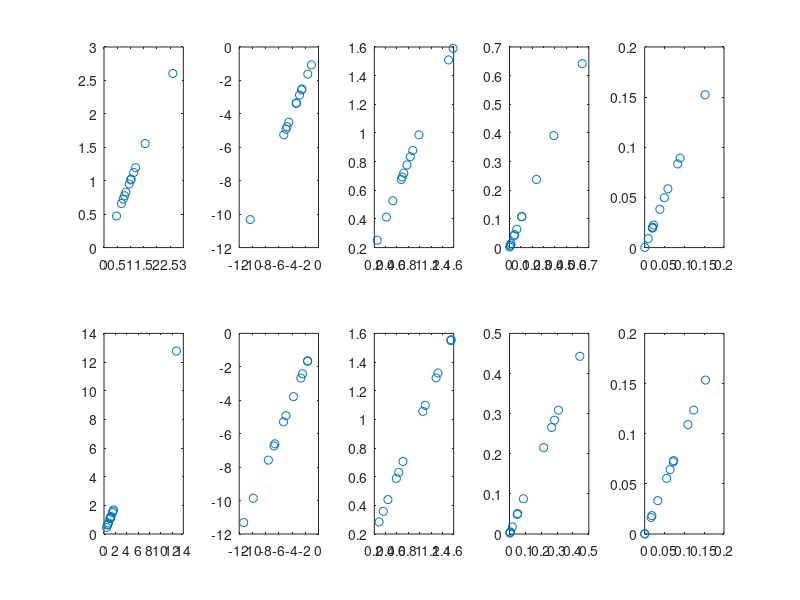

The MATLAB source for this figure:
clear all
close all
clc


load Learning_All_2018_02_15
A = [squeeze(LEARN_parametersLPP(:,:,2,1)),squeeze(LEARN_parametersLPP(:,:,2,2))];

load Learning_All_2018_02_28
B = squeeze(LEARN_parametersLPP(:,:,17));

figure
for k = 1:10
    subplot(2,5,k);
    plot(A(:,k),B(:,k),'o')
end